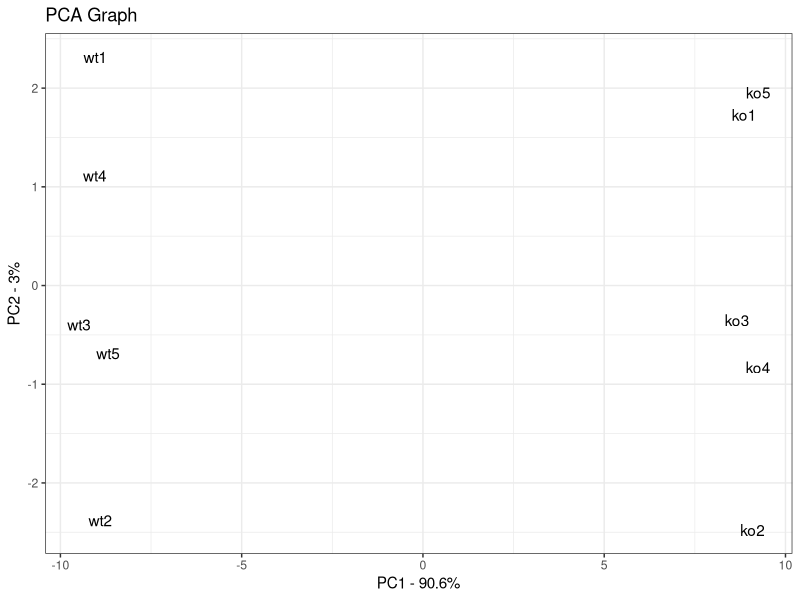
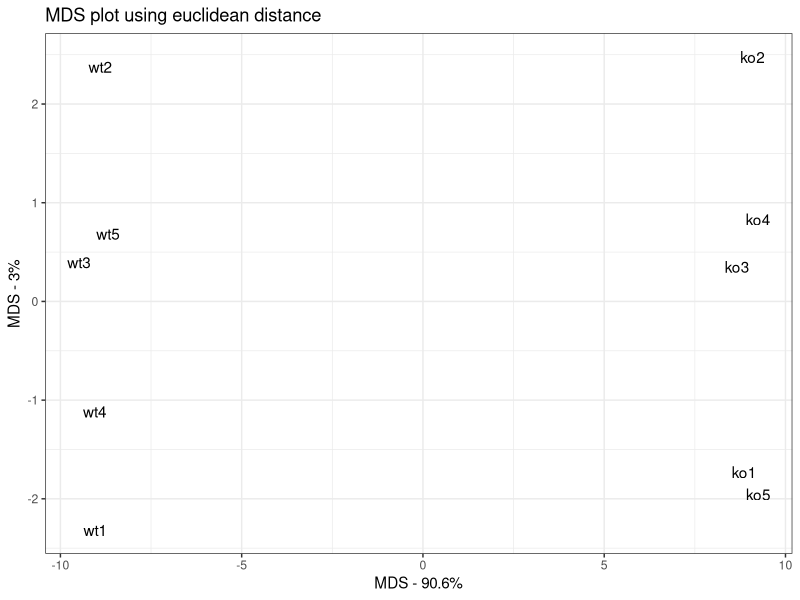

Write the R code that produced these figures, in order.

library(ggplot2)
#### PCA plot
data.matrix <- matrix(nrow = 100,ncol = 10)
colnames(data.matrix) <- c(paste0("wt",1:5), paste0("ko",1:5))
rownames(data.matrix) <- paste0("gene",1:100)
for (i in 1:100) {
  wt.value <- rpois(5,lambda = sample(x=10:1000, size = 1))
  ko.value <- rpois(5,lambda = sample(x=10:1000, size = 1))
  data.matrix[i,] <- c(wt.value, ko.value)
}
pca <- prcomp(t(data.matrix), scale = T, center = T)
pca.var <- pca$sdev^2
pca.var.per <- round(pca.var/sum(pca.var)*100,1)
pca.data <- data.frame(Sample=rownames(pca$x),
                       X = pca$x[,1],
                       Y = pca$x[,2])

ggplot(data = pca.data, aes(x=X, y=Y, label=Sample)) + 
  geom_text() + 
  xlab(paste("PC1 - ", pca.var.per[1], "%", sep = "")) + 
  ylab(paste("PC2 - ",pca.var.per[2], "%", sep = "")) + theme_bw() + ggtitle("PCA Graph")

### MDS/PCoA plot
distance.matrix <- dist(scale(t(data.matrix), center = T, scale = T), method = "euclidean")
mds.stuff <- cmdscale(distance.matrix,eig = T, x.ret = T)
mds.var.per <- round(mds.stuff$eig/sum(mds.stuff$eig)*100, 1)
mds.value <- mds.stuff$points
mds.data <- data.frame(Sample=rownames(mds.value), X=mds.value[,1], Y=mds.value[,2])
ggplot(data=mds.data, aes(x=X, y=Y,label=Sample)) + 
  geom_text() + 
  theme_bw() + 
  xlab(paste("MDS - ", mds.var.per[1], "%", sep = "")) + 
  ylab(paste("MDS - ", mds.var.per[2], "%", sep = "")) + 
  ggtitle("MDS plot using euclidean distance")


